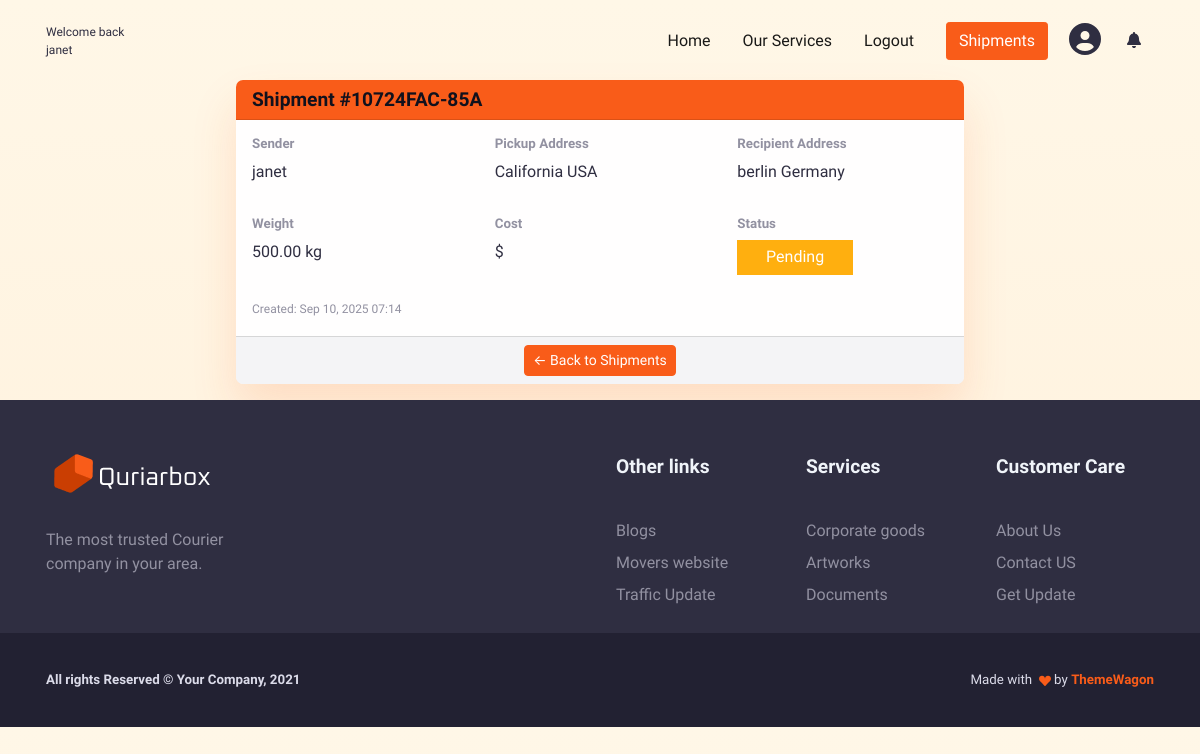
Page /shipments/21 (signed in) on the earlier database version.
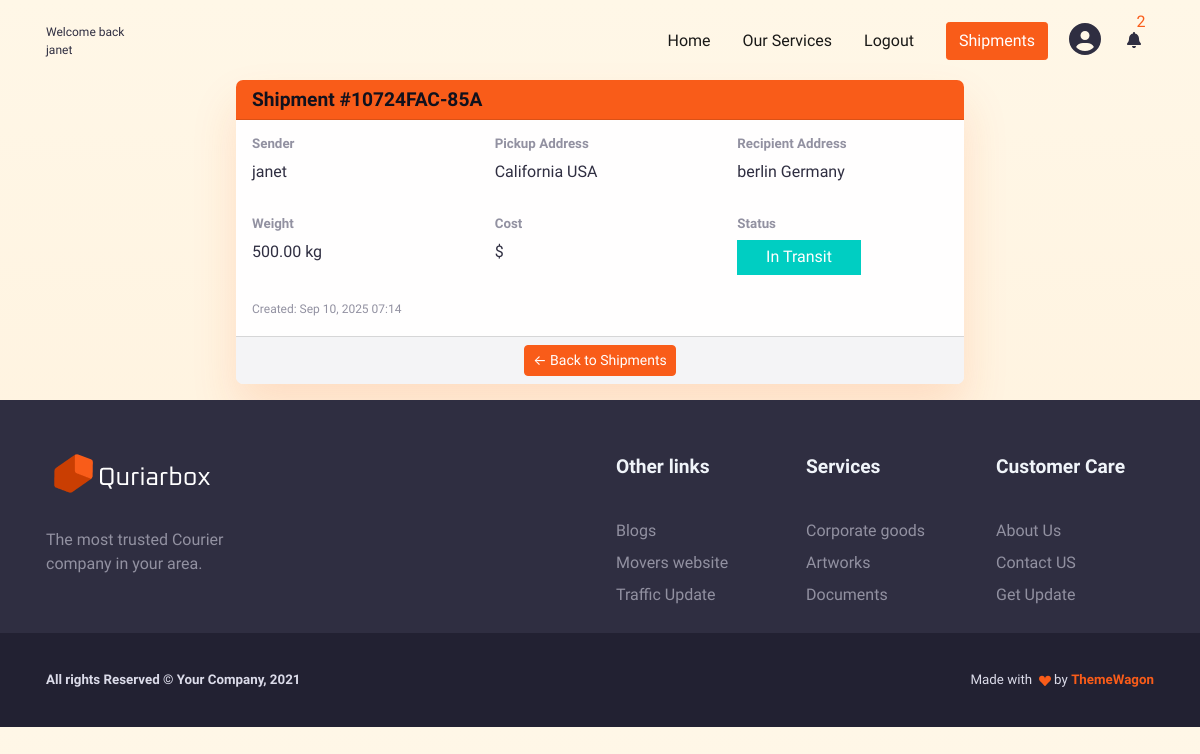
Same page on the later database version.
### shipments/models.py (models this page shows, shortened)
class Shipment(models.Model):
    STATUS_CHOICES = [
        ("PENDING", "Pending"),
        ("IN_TRANSIT", "In Transit"),
        ("DELIVERED", "Delivered"),
        ("CANCELED", "Cancelled"),
    ]
    user = models.ForeignKey(User, on_delete=models.CASCADE, related_name="shipments")
    tracking_number = models.CharField(max_length=20, unique=True, blank=True)
    origin_address = models.TextField(max_length=255)
    destination_address = models.TextField(max_length=255)
    weight = models.DecimalField(max_digits=6, decimal_places=2)
    status = models.CharField(max_length=20, choices=STATUS_CHOICES, default="PENDING")
    created_at = models.DateTimeField(auto_now_add=True)
    updated_at = models.DateTimeField(auto_now=True)

### shipments/views.py (the view)
# urls.py: path("<int:pk>", ShipmentDetailView.as_view(), name="detail"),
class ShipmentDetailView(LoginRequiredMixin, DetailView):
    model = Shipment
    template_name = "shipments/detail.html"
    context_object_name = "shipment"
    login_url = "users:login"

### notifications/context_processor.py (called while the page is built)
def notifications_count(request):
    if not request.user.is_authenticated:
        return {}
    unread_count = Notification.objects.filter(recipient=request.user,is_read=False).count()
    recent = Notification.objects.filter(recipient=request.user)[:6]
    return {
        "unread_notification_count": unread_count,
        "recent_notifications": recent}

### shipments/templates/shipments/detail.html (shortened to what this page needs)
{% extends "base.html" %}
{% load static %}
{% block content %}
<div class="container mt-7 mb-3">
    <div class="row justify-content-center">
        <div class="col-md-8">
            <div class="card shadow-sm border-0 rounded-lg">
                <div class="card-header bg-primary text-white">
                    <h5 class="mb-0">Shipment #{{ shipment.tracking_number }}</h5>
                </div>
                <div class="card-body">
                    <div class="row mb-3">
                        <div class="col-4">
                            <h6 class="text-muted">Sender</h6>
                            <p>{{ shipment.user.username }}</p>
                        </div>
                         <div class="col-4">
                            <h6 class="text-muted">Pickup Address</h6>
                            <p>{{ shipment.origin_address }}</p>
                        </div>
                         <div class="col-4">
                            <h6 class="text-muted">Recipient Address</h6>
                            <p>{{ shipment.destination_address }}</p>
                        </div>
                    </div>
                    <div class="row mb-3">
                        <div class="col-4">
                            <h6 class="text-muted">Weight</h6>
                            <p>{{ shipment.weight }} kg</p>
                        </div>
                        <div class="col-4">
                            <h6 class="text-muted">Cost</h6>
                            <p>${{ shipment.cost }}</p>
                        </div>
                        <div class="col-4">
                            <h6 class="text-muted">Status</h6>
                            <span class="badge {% if shipment.status == 'PENDING' %} bg-warning {% elif shipment.status == 'IN_TRANSIT' %} bg-info {% elif shipment.status == 'DELIVERED' %} bg-success {% endif %}">
                                {{ shipment.get_status_display }}
                            </span>
                        </div>
                    </div>
                    <div class="row">
                        <div class="col-12 text-muted">
                            <small>Created: {{ shipment.created_at|date:"M d, Y H:i" }}</small>
                        </div>
                    </div>
                </div>
                {% if request.user.profile.role == 'customer' %}
                <div class="card-footer d-flex justify-content-around">
                    <a href="{% url 'shipments:list' %}" class="btn btn-primary btn-sm">← Back to Shipments</a>
                </div>
                {% endif %}
            </div>
        </div>
    </div>
</div>
{% endblock %}

### templates/includes/_navbar.html (shortened to what this page needs)
  {% load static %}
    <main class="main" id="top">
      <nav class="navbar navbar-expand-lg navbar-light fixed-top py-3 d-block" data-navbar-on-scroll="data-navbar-on-scroll">
        <div class="container">
           {% if request.user.is_authenticated %}
                <span style="font-size:12px"> Welcome back <br/> {{ request.user.username }} </span>
            {% else %}
          <a class="navbar-brand" href="#"><img src="{% static 'img/gallery/logo.png' %}" height="45" alt="logo" /></a>
              {% endif %}
          <div class="collapse navbar-collapse border-top border-lg-0 mt-4 mt-lg-0" id="navbarSupportedContent">
            <ul class="navbar-nav ms-auto pt-2 pt-lg-0 font-base">
              <li class="nav-item px-2">
                <a class="nav-link" aria-current="page" href="{% url 'home'%}">Home</a>
              </li>
              <li class="nav-item px-2">
                <a class="nav-link" href="#services">Our Services
                </a>
              </li>
              <li class="nav-item px-2">
                {% if request.user.is_authenticated %}
                  <a class="nav-link" href="{% url 'users:logout' %}">Logout</a>
                {% else %}
                  <a class="nav-link" href="{% url 'users:login' %}">Login</a>
                {% endif %}
              </li>
            </ul>
            {% if request.user.is_authenticated %}
              {% if request.user.profile.role == 'customer'%}
                  <a class="btn btn-primary order-1 order-lg-0 ms-lg-3" href="{% url 'shipments:list' %}">Shipments</a>
              {% elif request.user.profile.role == "courier" %}
                  <a class="btn btn-primary order-1 order-lg-0 ms-lg-3" href="{% url 'delivery:list' %}">Assigned deliveries</a>
              {% elif request.user.profile.role == "admin" %}
                  <a class="btn btn-primary order-1 order-lg-0 ms-lg-3" href="/admin">Admin panel</a>
              {% endif %}
               <a class="btn  ms-2" href="{% url 'users:profile' %}"><i class="fas fa-2x fa-user-circle "></i>
              </a>
            {% else %}
              <a class="btn btn-primary order-1 order-lg-0 ms-lg-3" href="{% url 'users:register' %}">Register</a>
            {% endif %}
            <li class="nav-item dropdown list-unstyled">
            <a class="btn" href="#" id="navbarDropdownNotifications" role="button"
              data-bs-toggle="dropdown" aria-expanded="false">
              <i class="fas fa-bell fa-1x"></i>
              {% if unread_notification_count > 0 %}
                 <span class="text-primary position-absolute top-0 start-90 translate-middle">
                  {{ unread_notification_count }}
                 </span>
              {% endif %}
            </a>
          </li>
          </div>
        </div>
      </nav>

Differences in the rows shown:
changed Shipment "10724FAC-85A": status "Pending" → "In Transit"
Other differences:
{{ unread_notification_count }}: (not shown) → "2"
